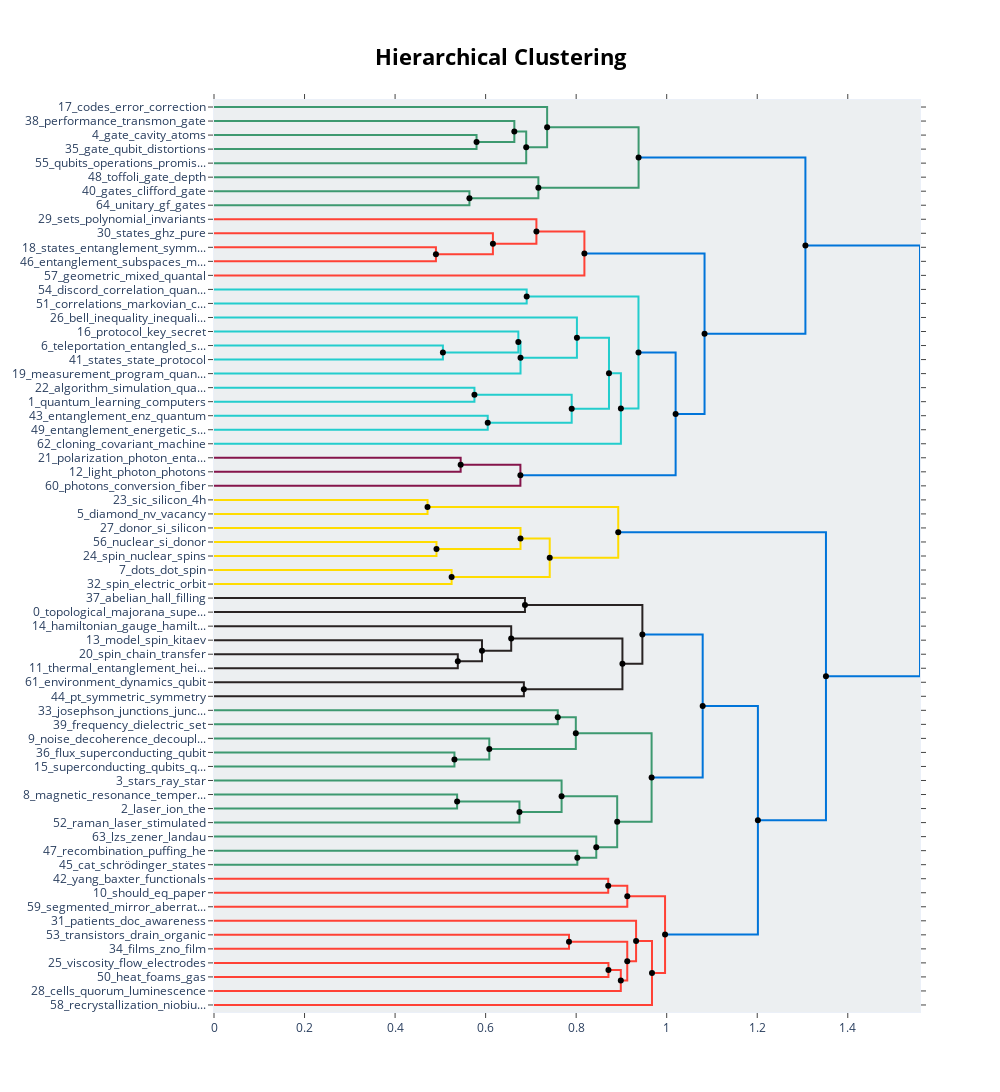

This figure's notebook cell:
### Markdown cell above
# 层次聚类

### Code cell
hierarchical_topics = topic_model.hierarchical_topics(docs)
topic_model.visualize_hierarchy(hierarchical_topics=hierarchical_topics)

### Figure 1 — Plotly figure (JSON) as saved in the notebook; plotly's stock layout.template omitted (floating-point values rounded to 4 significant figures)
{"data": [{"hoverinfo": "text", "marker": {"color": "rgb(61,153,112)"}, "mode": "lines", "text": ["gate_cavity_atoms_gates_two", "", "", "gate_qubit_distortions_errors_error"], "type": "scatter", "x": [0, 0.58, 0.58, 0], "xaxis": "x", "y": [-25, -25, -35, -35], "yaxis": "y"}, {"hoverinfo": "text", "marker": {"color": "rgb(61,153,112)"}, "mode": "lines", "text": ["performance_transmon_gate_crosstalk_scalable", "", "", "gate_cavity_qubit_two_gates"], "type": "scatter", "x": [0, 0.6634, 0.6634, 0.58], "xaxis": "x", "y": [-15, -15, -30, -30], "yaxis": "y"}, {"hoverinfo": "text", "marker": {"color": "rgb(61,153,112)"}, "mode": "lines", "text": ["gate_cavity_gates_qubit_two", "", "", "qubits_operations_promising_addressing_are"], "type": "scatter", "x": [0.6634, 0.6897, 0.6897, 0], "xaxis": "x", "y": [-22.5, -22.5, -45, -45], "yaxis": "y"}, {"hoverinfo": "text", "marker": {"color": "rgb(61,153,112)"}, "mode": "lines", "text": ["codes_error_correction_code_errors", "", "", "gate_cavity_gates_qubit_two"], "type": "scatter", "x": [0, 0.7359, 0.7359, 0.6897], "xaxis": "x", "y": [-5, -5, -33.75, -33.75], "yaxis": "y"}, {"hoverinfo": "text", "marker": {"color": "rgb(61,153,112)"}, "mode": "lines", "text": ["gates_clifford_gate_logical_controlled", "", "", "unitary_gf_gates_circuit_canonical"], "type": "scatter", "x": [0, 0.5642, 0.5642, 0], "xaxis": "x", "y": [-65, -65, -75, -75], "yaxis": "y"}, {"hoverinfo": "text", "marker": {"color": "rgb(61,153,112)"}, "mode": "lines", "text": ["toffoli_gate_depth_gates_qubit", "", "", "gates_clifford_gate_unitary_circuit"], "type": "scatter", "x": [0, 0.7165, 0.7165, 0.5642], "xaxis": "x", "y": [-55, -55, -70, -70], "yaxis": "y"}, {"hoverinfo": "text", "marker": {"color": "rgb(61,153,112)"}, "mode": "lines", "text": ["gate_error_codes_cavity_qubit", "", "", "gates_gate_toffoli_clifford_circuit"], "type": "scatter", "x": [0.7359, 0.9379, 0.9379, 0.7165], "xaxis": "x", "y": [-19.38, -19.38, -62.5, -62.5], "yaxis": "y"}, {"hoverinfo": "text", "marker": {"color": "rgb(255,65,54)"}, "mode": "lines", "text": ["states_entanglement_symmetric_entangled_measure", "", "", "entanglement_subspaces_multipartite_depth_states"], "type": "scatter", "x": [0, 0.4902, 0.4902, 0], "xaxis": "x", "y": [-105, -105, -115, -115], "yaxis": "y"}, {"hoverinfo": "text", "marker": {"color": "rgb(255,65,54)"}, "mode": "lines", "text": ["states_ghz_pure_local_uniquely", "", "", "states_entanglement_entangled_multipartite_of"], "type": "scatter", "x": [0, 0.6161, 0.6161, 0.4902], "xaxis": "x", "y": [-95, -95, -110, -110], "yaxis": "y"}, {"hoverinfo": "text", "marker": {"color": "rgb(255,65,54)"}, "mode": "lines", "text": ["sets_polynomial_invariants_bases_local", "", "", "states_entanglement_pure_local_ghz"], "type": "scatter", "x": [0, 0.7122, 0.7122, 0.6161], "xaxis": "x", "y": [-85, -85, -102.5, -102.5], "yaxis": "y"}, {"hoverinfo": "text", "marker": {"color": "rgb(255,65,54)"}, "mode": "lines", "text": ["states_entanglement_local_pure_of", "", "", "geometric_mixed_quantal_evolution_phase"], "type": "scatter", "x": [0.7122, 0.8182, 0.8182, 0], "xaxis": "x", "y": [-93.75, -93.75, -125, -125], "yaxis": "y"}, {"hoverinfo": "text", "marker": {"color": "rgb(35,205,205)"}, "mode": "lines", "text": ["discord_correlation_quantum_states_entanglement", "", "", "correlations_markovian_correlation_systems_ancilla"], "type": "scatter", "x": [0, 0.6907, 0.6907, 0], "xaxis": "x", "y": [-135, -135, -145, -145], "yaxis": "y"}, {"hoverinfo": "text", "marker": {"color": "rgb(35,205,205)"}, "mode": "lines", "text": ["teleportation_entangled_scheme_state_states", "", "", "states_state_protocol_bell_mie"], "type": "scatter", "x": [0, 0.5056, 0.5056, 0], "xaxis": "x", "y": [-175, -175, -185, -185], "yaxis": "y"}, {"hoverinfo": "text", "marker": {"color": "rgb(35,205,205)"}, "mode": "lines", "text": ["protocol_key_secret_protocols_attack", "", "", "teleportation_entangled_state_scheme_states"], "type": "scatter", "x": [0, 0.6723, 0.6723, 0.5056], "xaxis": "x", "y": [-165, -165, -180, -180], "yaxis": "y"}, {"hoverinfo": "text", "marker": {"color": "rgb(35,205,205)"}, "mode": "lines", "text": ["protocol_teleportation_entangled_scheme_state", "", "", "measurement_program_quantum_tomography_estimation"], "type": "scatter", "x": [0.6723, 0.6771, 0.6771, 0], "xaxis": "x", "y": [-172.5, -172.5, -195, -195], "yaxis": "y"}, {"hoverinfo": "text", "marker": {"color": "rgb(35,205,205)"}, "mode": "lines", "text": ["bell_inequality_inequalities_violation_chsh", "", "", "protocol_state_quantum_scheme_entangled"], "type": "scatter", "x": [0, 0.8017, 0.8017, 0.6771], "xaxis": "x", "y": [-155, -155, -183.8, -183.8], "yaxis": "y"}, {"hoverinfo": "text", "marker": {"color": "rgb(35,205,205)"}, "mode": "lines", "text": ["algorithm_simulation_quantum_preparation_computer", "", "", "quantum_learning_computers_computing_and"], "type": "scatter", "x": [0, 0.5753, 0.5753, 0], "xaxis": "x", "y": [-205, -205, -215, -215], "yaxis": "y"}, {"hoverinfo": "text", "marker": {"color": "rgb(35,205,205)"}, "mode": "lines", "text": ["entanglement_enz_quantum_resource_information", "", "", "entanglement_energetic_system_nonclassicality_systems"], "type": "scatter", "x": [0, 0.6047, 0.6047, 0], "xaxis": "x", "y": [-225, -225, -235, -235], "yaxis": "y"}, {"hoverinfo": "text", "marker": {"color": "rgb(35,205,205)"}, "mode": "lines", "text": ["quantum_algorithm_algorithms_and_to", "", "", "entanglement_quantum_information_is_entangled"], "type": "scatter", "x": [0.5753, 0.7901, 0.7901, 0.6047], "xaxis": "x", "y": [-210, -210, -230, -230], "yaxis": "y"}, {"hoverinfo": "text", "marker": {"color": "rgb(35,205,205)"}, "mode": "lines", "text": ["protocol_bell_state_quantum_entangled", "", "", "quantum_algorithm_to_and_entanglement"], "type": "scatter", "x": [0.8017, 0.8725, 0.8725, 0.7901], "xaxis": "x", "y": [-169.4, -169.4, -220, -220], "yaxis": "y"}, {"hoverinfo": "text", "marker": {"color": "rgb(35,205,205)"}, "mode": "lines", "text": ["quantum_is_to_the_of", "", "", "cloning_covariant_machine_repair_optimal"], "type": "scatter", "x": [0.8725, 0.8988, 0.8988, 0], "xaxis": "x", "y": [-194.7, -194.7, -245, -245], "yaxis": "y"}, {"hoverinfo": "text", "marker": {"color": "rgb(35,205,205)"}, "mode": "lines", "text": ["discord_correlations_correlation_quantum_markovian", "", "", "quantum_is_to_the_of"], "type": "scatter", "x": [0.6907, 0.9377, 0.9377, 0.8988], "xaxis": "x", "y": [-140, -140, -219.8, -219.8], "yaxis": "y"}, {"hoverinfo": "text", "marker": {"color": "rgb(133,20,75)"}, "mode": "lines", "text": ["polarization_photon_entangled_state_scheme", "", "", "light_photon_photons_optical_quantum"], "type": "scatter", "x": [0, 0.5449, 0.5449, 0], "xaxis": "x", "y": [-255, -255, -265, -265], "yaxis": "y"}, {"hoverinfo": "text", "marker": {"color": "rgb(133,20,75)"}, "mode": "lines", "text": ["photon_light_photons_optical_polarization", "", "", "photons_conversion_fiber_fibers_key"], "type": "scatter", "x": [0.5449, 0.6768, 0.6768, 0], "xaxis": "x", "y": [-260, -260, -275, -275], "yaxis": "y"}, {"hoverinfo": "text", "marker": {"color": "rgb(0,116,217)"}, "mode": "lines", "text": ["quantum_is_the_of_to", "", "", "photon_photons_optical_light_polarization"], "type": "scatter", "x": [0.9377, 1.02, 1.02, 0.6768], "xaxis": "x", "y": [-179.9, -179.9, -267.5, -267.5], "yaxis": "y"}, {"hoverinfo": "text", "marker": {"color": "rgb(0,116,217)"}, "mode": "lines", "text": ["states_mixed_entanglement_local_of", "", "", "quantum_of_and_the_to"], "type": "scatter", "x": [0.8182, 1.084, 1.084, 1.02], "xaxis": "x", "y": [-109.4, -109.4, -223.7, -223.7], "yaxis": "y"}, {"hoverinfo": "text", "marker": {"color": "rgb(0,116,217)"}, "mode": "lines", "text": ["gate_gates_qubit_error_qubits", "", "", "quantum_states_of_the_entanglement"], "type": "scatter", "x": [0.9379, 1.306, 1.306, 1.084], "xaxis": "x", "y": [-40.94, -40.94, -166.5, -166.5], "yaxis": "y"}, {"hoverinfo": "text", "marker": {"color": "rgb(255,220,0)"}, "mode": "lines", "text": ["sic_silicon_4h_carbide_vacancy", "", "", "diamond_nv_vacancy_nitrogen_center"], "type": "scatter", "x": [0, 0.4717, 0.4717, 0], "xaxis": "x", "y": [-285, -285, -295, -295], "yaxis": "y"}, {"hoverinfo": "text", "marker": {"color": "rgb(255,220,0)"}, "mode": "lines", "text": ["nuclear_si_donor_spin_electron", "", "", "spin_nuclear_spins_electron_resonance"], "type": "scatter", "x": [0, 0.4914, 0.4914, 0], "xaxis": "x", "y": [-315, -315, -325, -325], "yaxis": "y"}, {"hoverinfo": "text", "marker": {"color": "rgb(255,220,0)"}, "mode": "lines", "text": ["donor_si_silicon_donors_electron", "", "", "nuclear_spin_spins_electron_si"], "type": "scatter", "x": [0, 0.677, 0.677, 0.4914], "xaxis": "x", "y": [-305, -305, -320, -320], "yaxis": "y"}, {"hoverinfo": "text", "marker": {"color": "rgb(255,220,0)"}, "mode": "lines", "text": ["dots_dot_spin_quantum_silicon", "", "", "spin_electric_orbit_factor_interaction"], "type": "scatter", "x": [0, 0.5249, 0.5249, 0], "xaxis": "x", "y": [-335, -335, -345, -345], "yaxis": "y"}, {"hoverinfo": "text", "marker": {"color": "rgb(255,220,0)"}, "mode": "lines", "text": ["donor_nuclear_spin_electron_si", "", "", "dots_spin_dot_quantum_electron"], "type": "scatter", "x": [0.677, 0.7416, 0.7416, 0.5249], "xaxis": "x", "y": [-312.5, -312.5, -340, -340], "yaxis": "y"}, {"hoverinfo": "text", "marker": {"color": "rgb(255,220,0)"}, "mode": "lines", "text": ["vacancy_diamond_nv_center_nitrogen", "", "", "spin_dot_dots_electron_si"], "type": "scatter", "x": [0.4717, 0.8929, 0.8929, 0.7416], "xaxis": "x", "y": [-290, -290, -326.2, -326.2], "yaxis": "y"}, {"hoverinfo": "text", "marker": {"color": "rgb(40,35,35)"}, "mode": "lines", "text": ["abelian_hall_filling_non_statistics", "", "", "topological_majorana_superconductivity_superconductor_superconductors"], "type": "scatter", "x": [0, 0.6869, 0.6869, 0], "xaxis": "x", "y": [-355, -355, -365, -365], "yaxis": "y"}, {"hoverinfo": "text", "marker": {"color": "rgb(40,35,35)"}, "mode": "lines", "text": ["spin_chain_transfer_bath_the", "", "", "thermal_entanglement_heisenberg_magnetic_field"], "type": "scatter", "x": [0, 0.5386, 0.5386, 0], "xaxis": "x", "y": [-395, -395, -405, -405], "yaxis": "y"}, {"hoverinfo": "text", "marker": {"color": "rgb(40,35,35)"}, "mode": "lines", "text": ["model_spin_kitaev_lattice_honeycomb", "", "", "thermal_chain_heisenberg_entanglement_spin"], "type": "scatter", "x": [0, 0.592, 0.592, 0.5386], "xaxis": "x", "y": [-385, -385, -400, -400], "yaxis": "y"}, {"hoverinfo": "text", "marker": {"color": "rgb(40,35,35)"}, "mode": "lines", "text": ["hamiltonian_gauge_hamiltonians_spinor_the", "", "", "spin_model_the_heisenberg_thermal"], "type": "scatter", "x": [0, 0.6565, 0.6565, 0.592], "xaxis": "x", "y": [-375, -375, -392.5, -392.5], "yaxis": "y"}, {"hoverinfo": "text", "marker": {"color": "rgb(40,35,35)"}, "mode": "lines", "text": ["environment_dynamics_qubit_le_general", "", "", "pt_symmetric_symmetry_parity_systems"], "type": "scatter", "x": [0, 0.6845, 0.6845, 0], "xaxis": "x", "y": [-415, -415, -425, -425], "yaxis": "y"}, {"hoverinfo": "text", "marker": {"color": "rgb(40,35,35)"}, "mode": "lines", "text": ["spin_the_model_heisenberg_hamiltonian", "", "", "pt_symmetric_symmetry_parity_anti"], "type": "scatter", "x": [0.6565, 0.9022, 0.9022, 0.6845], "xaxis": "x", "y": [-383.8, -383.8, -420, -420], "yaxis": "y"}, {"hoverinfo": "text", "marker": {"color": "rgb(40,35,35)"}, "mode": "lines", "text": ["topological_majorana_superconductivity_superconductor_superconductors", "", "", "spin_the_model_hamiltonian_of"], "type": "scatter", "x": [0.6869, 0.9463, 0.9463, 0.9022], "xaxis": "x", "y": [-360, -360, -401.9, -401.9], "yaxis": "y"}, {"hoverinfo": "text", "marker": {"color": "rgb(61,153,112)"}, "mode": "lines", "text": ["josephson_junctions_junction_tunneling_switching", "", "", "frequency_dielectric_set_filter_current"], "type": "scatter", "x": [0, 0.7594, 0.7594, 0], "xaxis": "x", "y": [-435, -435, -445, -445], "yaxis": "y"}, {"hoverinfo": "text", "marker": {"color": "rgb(61,153,112)"}, "mode": "lines", "text": ["flux_superconducting_qubit_noise_frequency", "", "", "superconducting_qubits_qubit_device_circuit"], "type": "scatter", "x": [0, 0.5311, 0.5311, 0], "xaxis": "x", "y": [-465, -465, -475, -475], "yaxis": "y"}, {"hoverinfo": "text", "marker": {"color": "rgb(61,153,112)"}, "mode": "lines", "text": ["noise_decoherence_decoupling_the_chaotic", "", "", "superconducting_flux_qubit_device_qubits"], "type": "scatter", "x": [0, 0.6081, 0.6081, 0.5311], "xaxis": "x", "y": [-455, -455, -470, -470], "yaxis": "y"}, {"hoverinfo": "text", "marker": {"color": "rgb(61,153,112)"}, "mode": "lines", "text": ["josephson_junctions_tunneling_current_junction", "", "", "noise_superconducting_qubit_flux_the"], "type": "scatter", "x": [0.7594, 0.7993, 0.7993, 0.6081], "xaxis": "x", "y": [-440, -440, -462.5, -462.5], "yaxis": "y"}, {"hoverinfo": "text", "marker": {"color": "rgb(61,153,112)"}, "mode": "lines", "text": ["magnetic_resonance_temperature_the_relaxation", "", "", "laser_ion_the_ions_energy"], "type": "scatter", "x": [0, 0.537, 0.537, 0], "xaxis": "x", "y": [-495, -495, -505, -505], "yaxis": "y"}, {"hoverinfo": "text", "marker": {"color": "rgb(61,153,112)"}, "mode": "lines", "text": ["laser_the_ion_and_of", "", "", "raman_laser_stimulated_atomic_cars"], "type": "scatter", "x": [0.537, 0.6748, 0.6748, 0], "xaxis": "x", "y": [-500, -500, -515, -515], "yaxis": "y"}, {"hoverinfo": "text", "marker": {"color": "rgb(61,153,112)"}, "mode": "lines", "text": ["stars_ray_star_galaxies_galaxy", "", "", "laser_the_and_of_ion"], "type": "scatter", "x": [0, 0.7678, 0.7678, 0.6748], "xaxis": "x", "y": [-485, -485, -507.5, -507.5], "yaxis": "y"}, {"hoverinfo": "text", "marker": {"color": "rgb(61,153,112)"}, "mode": "lines", "text": ["recombination_puffing_he_volumetric_dominated", "", "", "cat_schrödinger_states_oscillator_driving"], "type": "scatter", "x": [0, 0.8026, 0.8026, 0], "xaxis": "x", "y": [-535, -535, -545, -545], "yaxis": "y"}, {"hoverinfo": "text", "marker": {"color": "rgb(61,153,112)"}, "mode": "lines", "text": ["lzs_zener_landau_lz_transition", "", "", "cat_schrödinger_recombination_driving_puffing"], "type": "scatter", "x": [0, 0.8445, 0.8445, 0.8026], "xaxis": "x", "y": [-525, -525, -540, -540], "yaxis": "y"}, {"hoverinfo": "text", "marker": {"color": "rgb(61,153,112)"}, "mode": "lines", "text": ["the_stars_of_and_in", "", "", "cat_schrödinger_zener_recombination_landau"], "type": "scatter", "x": [0.7678, 0.8906, 0.8906, 0.8445], "xaxis": "x", "y": [-496.2, -496.2, -532.5, -532.5], "yaxis": "y"}, {"hoverinfo": "text", "marker": {"color": "rgb(61,153,112)"}, "mode": "lines", "text": ["noise_superconducting_the_qubit_josephson", "", "", "the_of_stars_and_in"], "type": "scatter", "x": [0.7993, 0.9666, 0.9666, 0.8906], "xaxis": "x", "y": [-451.2, -451.2, -514.4, -514.4], "yaxis": "y"}, {"hoverinfo": "text", "marker": {"color": "rgb(0,116,217)"}, "mode": "lines", "text": ["topological_the_spin_majorana_of", "", "", "the_of_and_in_to"], "type": "scatter", "x": [0.9463, 1.08, 1.08, 0.9666], "xaxis": "x", "y": [-380.9, -380.9, -482.8, -482.8], "yaxis": "y"}, {"hoverinfo": "text", "marker": {"color": "rgb(255,65,54)"}, "mode": "lines", "text": ["yang_baxter_functionals_value_unitary", "", "", "should_eq_paper_differential_hkl"], "type": "scatter", "x": [0, 0.8708, 0.8708, 0], "xaxis": "x", "y": [-555, -555, -565, -565], "yaxis": "y"}, {"hoverinfo": "text", "marker": {"color": "rgb(255,65,54)"}, "mode": "lines", "text": ["yang_baxter_equation_should_paper", "", "", "segmented_mirror_aberrations_telescope_zernike"], "type": "scatter", "x": [0.8708, 0.913, 0.913, 0], "xaxis": "x", "y": [-560, -560, -575, -575], "yaxis": "y"}, {"hoverinfo": "text", "marker": {"color": "rgb(255,65,54)"}, "mode": "lines", "text": ["transistors_drain_organic_fets_base", "", "", "films_zno_film_valley_tmdcs"], "type": "scatter", "x": [0, 0.7842, 0.7842, 0], "xaxis": "x", "y": [-595, -595, -605, -605], "yaxis": "y"}, {"hoverinfo": "text", "marker": {"color": "rgb(255,65,54)"}, "mode": "lines", "text": ["viscosity_flow_electrodes_accuracy_sample", "", "", "heat_foams_gas_metal_pressure"], "type": "scatter", "x": [0, 0.8713, 0.8713, 0], "xaxis": "x", "y": [-615, -615, -625, -625], "yaxis": "y"}, {"hoverinfo": "text", "marker": {"color": "rgb(255,65,54)"}, "mode": "lines", "text": ["viscosity_flow_electrodes_accuracy_heat", "", "", "cells_quorum_luminescence_proteins_abfps"], "type": "scatter", "x": [0.8713, 0.8986, 0.8986, 0], "xaxis": "x", "y": [-620, -620, -635, -635], "yaxis": "y"}, {"hoverinfo": "text", "marker": {"color": "rgb(255,65,54)"}, "mode": "lines", "text": ["films_film_were_zno_metal", "", "", "viscosity_flow_electrodes_accuracy_using"], "type": "scatter", "x": [0.7842, 0.9128, 0.9128, 0.8986], "xaxis": "x", "y": [-600, -600, -627.5, -627.5], "yaxis": "y"}, {"hoverinfo": "text", "marker": {"color": "rgb(255,65,54)"}, "mode": "lines", "text": ["patients_doc_awareness_radiation_brain", "", "", "viscosity_flow_electrodes_and_the"], "type": "scatter", "x": [0, 0.9324, 0.9324, 0.9128], "xaxis": "x", "y": [-585, -585, -613.8, -613.8], "yaxis": "y"}, {"hoverinfo": "text", "marker": {"color": "rgb(255,65,54)"}, "mode": "lines", "text": ["patients_and_viscosity_the_flow", "", "", "recrystallization_niobium_arc_films_cathodes"], "type": "scatter", "x": [0.9324, 0.9675, 0.9675, 0], "xaxis": "x", "y": [-599.4, -599.4, -645, -645], "yaxis": "y"}, {"hoverinfo": "text", "marker": {"color": "rgb(255,65,54)"}, "mode": "lines", "text": ["yang_baxter_segmented_paper_mirror", "", "", "films_was_and_patients_the"], "type": "scatter", "x": [0.913, 0.9964, 0.9964, 0.9675], "xaxis": "x", "y": [-567.5, -567.5, -622.2, -622.2], "yaxis": "y"}, {"hoverinfo": "text", "marker": {"color": "rgb(0,116,217)"}, "mode": "lines", "text": ["the_of_in_and_to", "", "", "the_and_of_films_in"], "type": "scatter", "x": [1.08, 1.201, 1.201, 0.9964], "xaxis": "x", "y": [-431.9, -431.9, -594.8, -594.8], "yaxis": "y"}, {"hoverinfo": "text", "marker": {"color": "rgb(0,116,217)"}, "mode": "lines", "text": ["spin_nuclear_silicon_vacancy_nv", "", "", "the_of_in_and_to"], "type": "scatter", "x": [0.8929, 1.352, 1.352, 1.201], "xaxis": "x", "y": [-308.1, -308.1, -513.4, -513.4], "yaxis": "y"}, {"hoverinfo": "text", "marker": {"color": "rgb(0,116,217)"}, "mode": "lines", "text": ["quantum_of_the_to_and", "", "", "the_of_in_and_spin"], "type": "scatter", "x": [1.306, 1.56, 1.56, 1.352], "xaxis": "x", "y": [-103.7, -103.7, -410.7, -410.7], "yaxis": "y"}, {"hoverinfo": "text", "hovertext": ["gate_cavity_gates_qubit_two", "gate_error_codes_cavity_qubit", "states_entanglement_local_pure_of", "protocol_teleportation_entangled_scheme_state", "quantum_algorithm_algorithms_and_to", "protocol_bell_state_quantum_entangled", "quantum_is_to_the_of", "discord_correlations_correlation_quantum_markovian", "photon_light_photons_optical_polarization", "quantum_is_the_of_to", "states_mixed_entanglement_local_of", "gate_gates_qubit_error_qubits", "donor_nuclear_spin_electron_si", "vacancy_diamond_nv_center_nitrogen", "spin_the_model_heisenberg_hamiltonian", "topological_majorana_superconductivity_superconductor_superconductors", "josephson_junctions_tunneling_current_junction", "laser_the_ion_and_of", "the_stars_of_and_in", "noise_superconducting_the_qubit_josephson", "topological_the_spin_majorana_of", "yang_baxter_equation_should_paper", "viscosity_flow_electrodes_accuracy_heat", "films_film_were_zno_metal", "patients_and_viscosity_the_flow", "yang_baxter_segmented_paper_mirror", "the_of_in_and_to", "spin_nuclear_silicon_vacancy_nv", "quantum_of_the_to_and"], "marker": {"color": "black"}, "mode": "markers", "showlegend": false, "type": "scatter", "x": [0.6634, 0.7359, 0.7122, 0.6723, 0.5753, 0.8017, 0.8725, 0.6907, 0.5449, 0.9377, 0.8182, 0.9379, 0.677, 0.4717, 0.6565, 0.6869, 0.7594, 0.537, 0.7678, 0.7993, 0.9463, 0.8708, 0.8713, 0.7842, 0.9324, 0.913, 1.08, 0.8929, 1.306], "y": [-22.5, -19.38, -93.75, -172.5, -210, -169.4, -194.7, -140, -260, -179.9, -109.4, -40.94, -312.5, -290, -383.8, -360, -440, -500, -496.2, -451.2, -380.9, -560, -620, -600, -599.4, -567.5, -431.9, -308.1, -103.7]}, {"hoverinfo": "text", "hovertext": ["gate_cavity_qubit_two_gates", "gate_cavity_gates_qubit_two", "gates_clifford_gate_unitary_circuit", "gates_gate_toffoli_clifford_circuit", "states_entanglement_entangled_multipartite_of", "states_entanglement_pure_local_ghz", "teleportation_entangled_state_scheme_states", "protocol_state_quantum_scheme_entangled", "entanglement_quantum_information_is_entangled", "quantum_algorithm_to_and_entanglement", "quantum_is_to_the_of", "photon_photons_optical_light_polarization", "quantum_of_and_the_to", "quantum_states_of_the_entanglement", "nuclear_spin_spins_electron_si", "dots_spin_dot_quantum_electron", "spin_dot_dots_electron_si", "thermal_chain_heisenberg_entanglement_spin", "spin_model_the_heisenberg_thermal", "pt_symmetric_symmetry_parity_anti", "spin_the_model_hamiltonian_of", "superconducting_flux_qubit_device_qubits", "noise_superconducting_qubit_flux_the", "laser_the_and_of_ion", "cat_schrödinger_recombination_driving_puffing", "cat_schrödinger_zener_recombination_landau", "the_of_stars_and_in", "the_of_and_in_to", "viscosity_flow_electrodes_accuracy_using", "viscosity_flow_electrodes_and_the", "films_was_and_patients_the", "the_and_of_films_in", "the_of_in_and_to", "the_of_in_and_spin"], "marker": {"color": "black"}, "mode": "markers", "showlegend": false, "type": "scatter", "x": [0.58, 0.6897, 0.5642, 0.7165, 0.4902, 0.6161, 0.5056, 0.6771, 0.6047, 0.7901, 0.8988, 0.6768, 1.02, 1.084, 0.4914, 0.5249, 0.7416, 0.5386, 0.592, 0.6845, 0.9022, 0.5311, 0.6081, 0.6748, 0.8026, 0.8445, 0.8906, 0.9666, 0.8986, 0.9128, 0.9675, 0.9964, 1.201, 1.352], "y": [-30, -33.75, -70, -62.5, -110, -102.5, -180, -183.8, -230, -220, -219.8, -267.5, -223.7, -166.5, -320, -340, -326.2, -400, -392.5, -420, -401.9, -470, -462.5, -507.5, -540, -532.5, -514.4, -482.8, -627.5, -613.8, -622.2, -594.8, -513.4, -410.7]}], "layout": {"autosize": false, "height": 1175, "hoverlabel": {"bgcolor": "white", "font": {"family": "Rockwell", "size": 16}}, "hovermode": "closest", "plot_bgcolor": "#ECEFF1", "showlegend": false, "title": {"font": {"color": "Black", "size": 22}, "text": "<b>Hierarchical Clustering</b>", "x": 0.5, "xanchor": "center", "yanchor": "top"}, "width": 1000, "xaxis": {"mirror": "allticks", "rangemode": "tozero", "showgrid": false, "showline": true, "showticklabels": true, "ticks": "outside", "type": "linear", "zeroline": false}, "yaxis": {"mirror": "allticks", "range": [-650, 0], "rangemode": "tozero", "showgrid": false, "showline": true, "showticklabels": true, "tickmode": "array", "ticks": "outside", "ticktext": ["17_codes_error_correction", "38_performance_transmon_gate", "4_gate_cavity_atoms", "35_gate_qubit_distortions", "55_qubits_operations_promis...", "48_toffoli_gate_depth", "40_gates_clifford_gate", "64_unitary_gf_gates", "29_sets_polynomial_invariants", "30_states_ghz_pure", "18_states_entanglement_symm...", "46_entanglement_subspaces_m...", "57_geometric_mixed_quantal", "54_discord_correlation_quan...", "51_correlations_markovian_c...", "26_bell_inequality_inequali...", "16_protocol_key_secret", "6_teleportation_entangled_s...", "41_states_state_protocol", "19_measurement_program_quan...", "22_algorithm_simulation_qua...", "1_quantum_learning_computers", "43_entanglement_enz_quantum", "49_entanglement_energetic_s...", "62_cloning_covariant_machine", "21_polarization_photon_enta...", "12_light_photon_photons", "60_photons_conversion_fiber", "23_sic_silicon_4h", "5_diamond_nv_vacancy", "27_donor_si_silicon", "56_nuclear_si_donor", "24_spin_nuclear_spins", "7_dots_dot_spin", "32_spin_electric_orbit", "37_abelian_hall_filling", "0_topological_majorana_supe...", "14_hamiltonian_gauge_hamilt...", "13_model_spin_kitaev", "20_spin_chain_transfer", "11_thermal_entanglement_hei...", "61_environment_dynamics_qubit", "44_pt_symmetric_symmetry", "33_josephson_junctions_junc...", "39_frequency_dielectric_set", "9_noise_decoherence_decoupl...", "36_flux_superconducting_qubit", "15_superconducting_qubits_q...", "3_stars_ray_star", "8_magnetic_resonance_temper...", "2_laser_ion_the", "52_raman_laser_stimulated", "63_lzs_zener_landau", "47_recombination_puffing_he", "45_cat_schrödinger_states", "42_yang_baxter_functionals", "10_should_eq_paper", "59_segmented_mirror_aberrat...", "31_patients_doc_awareness", "53_transistors_drain_organic", "34_films_zno_film", "25_viscosity_flow_electrodes", "50_heat_foams_gas", "28_cells_quorum_luminescence", "58_recrystallization_niobiu..."], "tickvals": [-5, -15, -25, -35, -45, -55, -65, -75, -85, -95, -105, -115, -125, -135, -145, -155, -165, -175, -185, -195, -205, -215, -225, -235, -245, -255, -265, -275, -285, -295, -305, -315, -325, -335, -345, -355, -365, -375, -385, -395, -405, -415, -425, -435, -445, -455, -465, -475, -485, -495, -505, -515, -525, -535, -545, -555, -565, -575, -585, -595, -605, -615, -625, -635, -645], "type": "linear", "zeroline": false}}}
